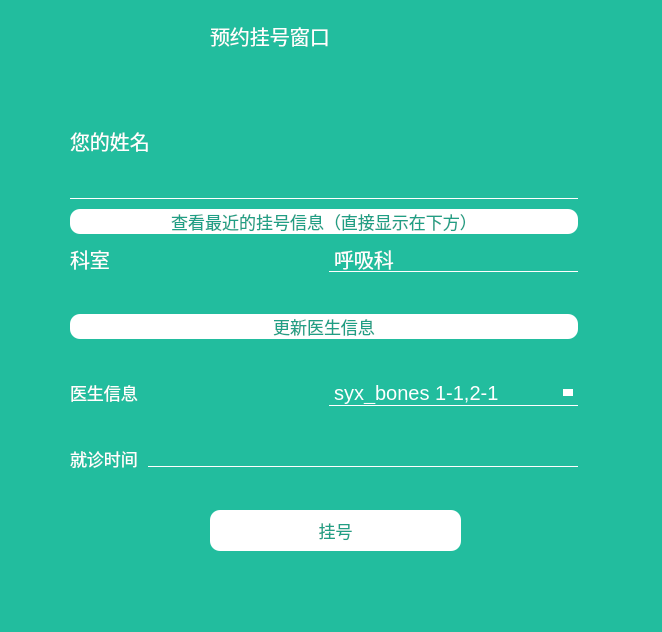
<?xml version="1.0" encoding="UTF-8"?>
<ui version="4.0">
 <class>appointment</class>
 <widget class="QDialog" name="appointment">
  <property name="geometry">
   <rect>
    <x>0</x>
    <y>0</y>
    <width>662</width>
    <height>632</height>
   </rect>
  </property>
  <property name="windowTitle">
   <string>Dialog</string>
  </property>
  <property name="styleSheet">
   <string notr="true">background-color: #22BD9E;</string>
  </property>
  <widget class="QLabel" name="label">
   <property name="geometry">
    <rect>
     <x>210</x>
     <y>10</y>
     <width>201</width>
     <height>51</height>
    </rect>
   </property>
   <property name="font">
    <font>
     <pointsize>15</pointsize>
    </font>
   </property>
   <property name="styleSheet">
    <string notr="true">QLabel
{
	color:white;
}</string>
   </property>
   <property name="text">
    <string>预约挂号窗口</string>
   </property>
  </widget>
  <widget class="QLabel" name="label_connect">
   <property name="geometry">
    <rect>
     <x>10</x>
     <y>580</y>
     <width>641</width>
     <height>51</height>
    </rect>
   </property>
   <property name="font">
    <font>
     <pointsize>15</pointsize>
    </font>
   </property>
   <property name="text">
    <string/>
   </property>
  </widget>
  <widget class="QPushButton" name="pushButton_app">
   <property name="geometry">
    <rect>
     <x>210</x>
     <y>510</y>
     <width>251</width>
     <height>41</height>
    </rect>
   </property>
   <property name="font">
    <font>
     <family>Ubuntu</family>
     <pointsize>13</pointsize>
     <weight>7</weight>
     <italic>false</italic>
     <bold>false</bold>
    </font>
   </property>
   <property name="styleSheet">
    <string notr="true">QPushButton
{
	background-color : white;/*按钮背景颜色rgb(255, 255, 100)*/
	color :#209F85;
	border-radius :  10px;
	font: 57 13pt &quot;Ubuntu&quot;;
}</string>
   </property>
   <property name="text">
    <string>挂号</string>
   </property>
  </widget>
  <widget class="QWidget" name="layoutWidget">
   <property name="geometry">
    <rect>
     <x>70</x>
     <y>90</y>
     <width>508</width>
     <height>411</height>
    </rect>
   </property>
   <layout class="QVBoxLayout" name="verticalLayout_2">
    <property name="spacing">
     <number>10</number>
    </property>
    <item>
     <layout class="QVBoxLayout" name="verticalLayout">
      <item>
       <widget class="QLabel" name="label_name">
        <property name="sizePolicy">
         <sizepolicy hsizetype="MinimumExpanding" vsizetype="Preferred">
          <horstretch>0</horstretch>
          <verstretch>0</verstretch>
         </sizepolicy>
        </property>
        <property name="maximumSize">
         <size>
          <width>504</width>
          <height>42</height>
         </size>
        </property>
        <property name="font">
         <font>
          <pointsize>15</pointsize>
         </font>
        </property>
        <property name="styleSheet">
         <string notr="true">QLabel
{
	color:white;
}</string>
        </property>
        <property name="text">
         <string>您的姓名</string>
        </property>
       </widget>
      </item>
      <item>
       <widget class="QLineEdit" name="lineEdit_name">
        <property name="font">
         <font>
          <pointsize>15</pointsize>
         </font>
        </property>
        <property name="styleSheet">
         <string notr="true">QLineEdit
{
	border: none;
	border-bottom: 1px solid  white;
}</string>
        </property>
        <property name="placeholderText">
         <string/>
        </property>
       </widget>
      </item>
      <item>
       <widget class="QPushButton" name="pushButton_fetch_2">
        <property name="font">
         <font>
          <family>Ubuntu</family>
          <pointsize>13</pointsize>
          <weight>7</weight>
          <italic>false</italic>
          <bold>false</bold>
         </font>
        </property>
        <property name="styleSheet">
         <string notr="true">QPushButton
{
	background-color : white;/*按钮背景颜色rgb(255, 255, 100)*/
	color :#209F85;
	border-radius :  10px;
	font: 57 13pt &quot;Ubuntu&quot;;
}</string>
        </property>
        <property name="text">
         <string>查看最近的挂号信息（直接显示在下方）</string>
        </property>
       </widget>
      </item>
      <item>
       <layout class="QHBoxLayout" name="horizontalLayout">
        <item>
         <widget class="QLabel" name="label_2">
          <property name="font">
           <font>
            <pointsize>15</pointsize>
           </font>
          </property>
          <property name="styleSheet">
           <string notr="true">QLabel
{
	color:white;
}</string>
          </property>
          <property name="text">
           <string>科室</string>
          </property>
         </widget>
        </item>
        <item>
         <widget class="QComboBox" name="comboBox_dept">
          <property name="font">
           <font>
            <pointsize>15</pointsize>
           </font>
          </property>
          <property name="styleSheet">
           <string notr="true">QComboBox {
    border: none; /* 移除边框 */
    background-color: transparent; /* 使背景透明 */
}
QComboBox {
    border: none; /* 移除整个 QComboBox 的边框 */
    border-bottom: 1px solid white; /* 添加一个灰色的下划线 */
}

QComboBox {
    color:white
}
QComboBox::drop-down {
    border: none; /* 移除下拉按钮的边框 */
    background: transparent; /* 使下拉按钮背景透明 */
}
QComboBox::down-arrow {
    border: none;
    image: none;
    border-left: 5px solid transparent;
    border-right: 5px solid transparent;
    border-top: 5px solid white; /* 手动绘制一个白色的箭头 */
    width: 0;
    height: 0;
}</string>
          </property>
          <item>
           <property name="text">
            <string>呼吸科</string>
           </property>
          </item>
          <item>
           <property name="text">
            <string>骨科</string>
           </property>
          </item>
         </widget>
        </item>
       </layout>
      </item>
     </layout>
    </item>
    <item>
     <widget class="QPushButton" name="pushButton_fetch">
      <property name="font">
       <font>
        <family>Ubuntu</family>
        <pointsize>13</pointsize>
        <weight>7</weight>
        <italic>false</italic>
        <bold>false</bold>
       </font>
      </property>
      <property name="styleSheet">
       <string notr="true">QPushButton
{
	background-color : white;/*按钮背景颜色rgb(255, 255, 100)*/
	color :#209F85;
	border-radius :  10px;
	font: 57 13pt &quot;Ubuntu&quot;;
}</string>
      </property>
      <property name="text">
       <string>更新医生信息</string>
      </property>
     </widget>
    </item>
    <item>
     <layout class="QHBoxLayout" name="horizontalLayout_2">
      <item>
       <widget class="QLabel" name="label_3">
        <property name="font">
         <font>
          <pointsize>13</pointsize>
         </font>
        </property>
        <property name="styleSheet">
         <string notr="true">QLabel
{
	color:white;
}</string>
        </property>
        <property name="text">
         <string>医生信息</string>
        </property>
       </widget>
      </item>
      <item>
       <widget class="QComboBox" name="comboBox_docinfo">
        <property name="font">
         <font>
          <pointsize>15</pointsize>
         </font>
        </property>
        <property name="styleSheet">
         <string notr="true">QComboBox {
    border: none; /* 移除整个 QComboBox 的边框 */
    border-bottom: 1px solid white; /* 添加一个白色的下划线 */
    background-color: transparent; /* 设置背景为透明 */
    color: white; /* 设置文本颜色为白色 */
}

QComboBox::drop-down {
    border: none; /* 移除下拉按钮的边框 */
    background: transparent; /* 设置按钮背景为透明 */
    subcontrol-origin: padding; /* 确保按钮与文本不重叠 */
    subcontrol-position: right; /* 将按钮放置在右侧 */
    width: 20px; /* 调整按钮宽度以适应箭头 */
}

QComboBox::down-arrow {
    border: none; /* 移除任何边框 */
    width: 0;
    height: 0;
    border-left: 5px solid transparent; /* 左边的透明边框 */
    border-right: 5px solid transparent; /* 右边的透明边框 */
    border-top: 7px solid white; /* 上边的白色边框形成箭头 */
}
</string>
        </property>
        <item>
         <property name="text">
          <string>syx_bones 1-1,2-1</string>
         </property>
        </item>
        <item>
         <property name="text">
          <string>lyh_bones 3-1,6-2</string>
         </property>
        </item>
       </widget>
      </item>
     </layout>
    </item>
    <item>
     <layout class="QHBoxLayout" name="horizontalLayout_3">
      <item>
       <widget class="QLabel" name="label_4">
        <property name="font">
         <font>
          <pointsize>13</pointsize>
         </font>
        </property>
        <property name="styleSheet">
         <string notr="true">QLabel
{
	color:white;
}</string>
        </property>
        <property name="text">
         <string>就诊时间</string>
        </property>
       </widget>
      </item>
      <item>
       <widget class="QLineEdit" name="lineEdit_time">
        <property name="styleSheet">
         <string notr="true">QLineEdit
{
	border: none;
	border-bottom: 1px solid  white;
}</string>
        </property>
       </widget>
      </item>
     </layout>
    </item>
   </layout>
  </widget>
 </widget>
 <resources/>
 <connections/>
</ui>
